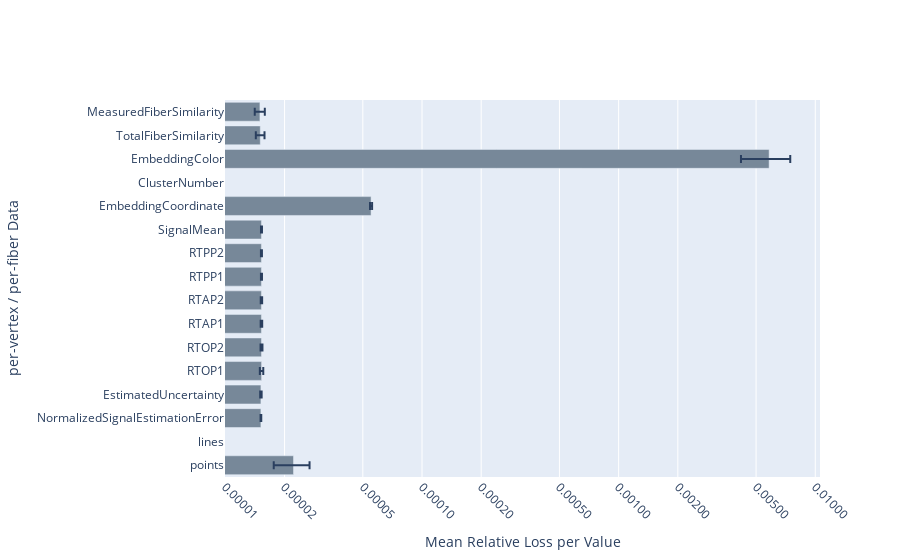

The notebook cell this image was saved under:
### Code cell
fig = go.Figure()

data = []
errors = []
names = []

for d in diffs:
    
    values = reject_outliers(np.nan_to_num(diffs[d]))
    data.append(np.nan_to_num(np.mean(values)))
    errors.append(np.nan_to_num(np.std(values)))
    names.append(d)
    
fig.add_trace(go.Bar(x=data, y=names,
                marker_color = 'lightslategray',    orientation='h',
                error_x=dict(type='data', array=errors))
)

fig.update_layout(yaxis_title="per-vertex / per-fiber Data")
fig.update_layout(xaxis_title="Mean Relative Loss per Value")
    
fig.update_layout(xaxis_type="log",xaxis=dict(tickformat=".5f"))
fig.update_xaxes(tickangle=45)#nticks=4)
fig.show()
# fig.write_image('/tmp/fig.png')

### Figure 1 — Plotly figure (JSON) as saved in the notebook; plotly's stock layout.template omitted (floating-point values rounded to 4 significant figures)
{"data": [{"error_x": {"array": [4.588e-06, 0, 6.178e-08, 1.278e-07, 3.057e-07, 1.714e-07, 1.37e-07, 1.262e-07, 9.271e-08, 8.959e-08, 8.813e-08, 6.74e-07, 0, 0.001635, 7.65e-07, 8.817e-07], "type": "data"}, "marker": {"color": "lightslategray"}, "orientation": "h", "type": "bar", "x": [2.221e-05, 0, 1.516e-05, 1.516e-05, 1.528e-05, 1.527e-05, 1.525e-05, 1.525e-05, 1.526e-05, 1.525e-05, 1.526e-05, 5.507e-05, 0, 0.005825, 1.505e-05, 1.499e-05], "y": ["points", "lines", "NormalizedSignalEstimationError", "EstimatedUncertainty", "RTOP1", "RTOP2", "RTAP1", "RTAP2", "RTPP1", "RTPP2", "SignalMean", "EmbeddingCoordinate", "ClusterNumber", "EmbeddingColor", "TotalFiberSimilarity", "MeasuredFiberSimilarity"]}], "layout": {"xaxis": {"tickangle": 45, "tickformat": ".5f", "title": {"text": "Mean Relative Loss per Value"}, "type": "log"}, "yaxis": {"title": {"text": "per-vertex / per-fiber Data"}}}}
